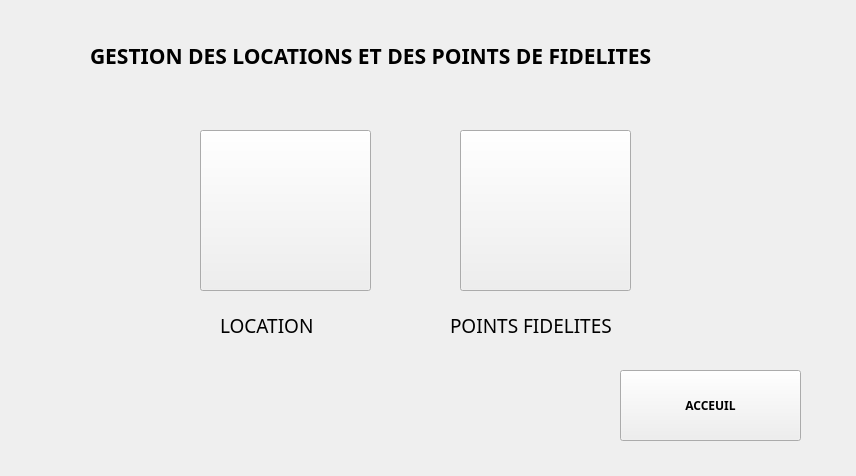
<?xml version="1.0" encoding="UTF-8"?>
<ui version="4.0">
 <class>GUI_LocationPointsF</class>
 <widget class="QWidget" name="GUI_LocationPointsF">
  <property name="geometry">
   <rect>
    <x>0</x>
    <y>0</y>
    <width>856</width>
    <height>476</height>
   </rect>
  </property>
  <property name="windowTitle">
   <string>Form</string>
  </property>
  <widget class="QLabel" name="label">
   <property name="geometry">
    <rect>
     <x>90</x>
     <y>30</y>
     <width>691</width>
     <height>51</height>
    </rect>
   </property>
   <property name="font">
    <font>
     <family>Century Gothic</family>
     <pointsize>16</pointsize>
     <weight>75</weight>
     <bold>true</bold>
    </font>
   </property>
   <property name="text">
    <string>GESTION DES LOCATIONS ET DES POINTS DE FIDELITES</string>
   </property>
  </widget>
  <widget class="QPushButton" name="location">
   <property name="geometry">
    <rect>
     <x>200</x>
     <y>130</y>
     <width>171</width>
     <height>161</height>
    </rect>
   </property>
   <property name="text">
    <string/>
   </property>
   <property name="icon">
    <iconset resource="images.qrc">
     <normaloff>:/icons/carrent.png</normaloff>:/icons/carrent.png</iconset>
   </property>
   <property name="iconSize">
    <size>
     <width>150</width>
     <height>150</height>
    </size>
   </property>
  </widget>
  <widget class="QPushButton" name="points">
   <property name="geometry">
    <rect>
     <x>460</x>
     <y>130</y>
     <width>171</width>
     <height>161</height>
    </rect>
   </property>
   <property name="text">
    <string/>
   </property>
   <property name="icon">
    <iconset resource="images.qrc">
     <normaloff>:/icons/ptsfidelites.png</normaloff>:/icons/ptsfidelites.png</iconset>
   </property>
   <property name="iconSize">
    <size>
     <width>200</width>
     <height>200</height>
    </size>
   </property>
  </widget>
  <widget class="QLabel" name="label_2">
   <property name="geometry">
    <rect>
     <x>220</x>
     <y>300</y>
     <width>141</width>
     <height>51</height>
    </rect>
   </property>
   <property name="font">
    <font>
     <family>Century Gothic</family>
     <pointsize>14</pointsize>
    </font>
   </property>
   <property name="text">
    <string>LOCATION</string>
   </property>
  </widget>
  <widget class="QLabel" name="label_3">
   <property name="geometry">
    <rect>
     <x>450</x>
     <y>300</y>
     <width>181</width>
     <height>51</height>
    </rect>
   </property>
   <property name="font">
    <font>
     <family>Century Gothic</family>
     <pointsize>14</pointsize>
    </font>
   </property>
   <property name="text">
    <string>POINTS FIDELITES</string>
   </property>
  </widget>
  <widget class="QPushButton" name="pushButton">
   <property name="geometry">
    <rect>
     <x>620</x>
     <y>370</y>
     <width>181</width>
     <height>71</height>
    </rect>
   </property>
   <property name="font">
    <font>
     <family>Century Gothic</family>
     <weight>75</weight>
     <bold>true</bold>
    </font>
   </property>
   <property name="text">
    <string>ACCEUIL</string>
   </property>
   <property name="icon">
    <iconset resource="images.qrc">
     <normaloff>:/icons/acceuil.png</normaloff>:/icons/acceuil.png</iconset>
   </property>
   <property name="iconSize">
    <size>
     <width>30</width>
     <height>30</height>
    </size>
   </property>
  </widget>
 </widget>
 <resources>
  <include location="images.qrc"/>
 </resources>
 <connections/>
</ui>
